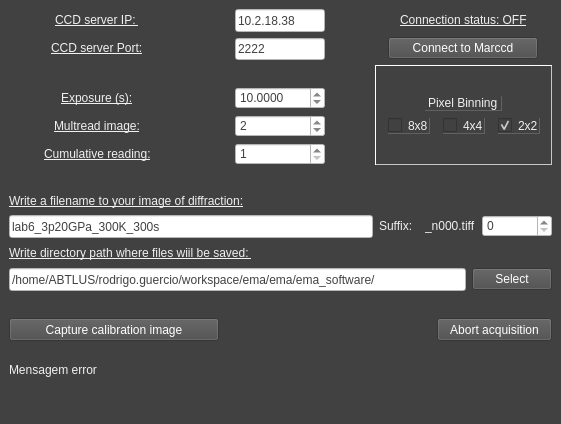
<?xml version="1.0" encoding="UTF-8"?>
<ui version="4.0">
 <class>Ui_MainWindow_marccd</class>
 <widget class="QMainWindow" name="Ui_MainWindow_marccd">
  <property name="geometry">
   <rect>
    <x>0</x>
    <y>0</y>
    <width>561</width>
    <height>424</height>
   </rect>
  </property>
  <property name="minimumSize">
   <size>
    <width>561</width>
    <height>424</height>
   </size>
  </property>
  <property name="maximumSize">
   <size>
    <width>561</width>
    <height>424</height>
   </size>
  </property>
  <property name="windowTitle">
   <string>MainWindow</string>
  </property>
  <property name="styleSheet">
   <string notr="true">background-color: rgb(65, 65, 65);</string>
  </property>
  <widget class="QWidget" name="centralwidget">
   <layout class="QGridLayout" name="gridLayout">
    <item row="0" column="0" rowspan="2">
     <layout class="QVBoxLayout" name="verticalLayout_2">
      <item alignment="Qt::AlignHCenter">
       <widget class="PyDMLabel" name="PyDMLabel">
        <property name="font">
         <font>
          <underline>true</underline>
         </font>
        </property>
        <property name="toolTip">
         <string/>
        </property>
        <property name="whatsThis">
         <string/>
        </property>
        <property name="styleSheet">
         <string notr="true">color: rgb(240, 240, 240);</string>
        </property>
        <property name="text">
         <string>CCD server IP: </string>
        </property>
       </widget>
      </item>
      <item alignment="Qt::AlignHCenter">
       <widget class="QLabel" name="PyDMLabel_IP">
        <property name="font">
         <font>
          <underline>true</underline>
         </font>
        </property>
        <property name="styleSheet">
         <string notr="true">color: rgb(240, 240, 240);</string>
        </property>
        <property name="text">
         <string>CCD server Port:</string>
        </property>
       </widget>
      </item>
      <item alignment="Qt::AlignHCenter">
       <widget class="PyDMDrawingLine" name="PyDMDrawingLine_11">
        <property name="minimumSize">
         <size>
          <width>15</width>
          <height>15</height>
         </size>
        </property>
        <property name="maximumSize">
         <size>
          <width>15</width>
          <height>15</height>
         </size>
        </property>
        <property name="toolTip">
         <string/>
        </property>
        <property name="whatsThis">
         <string>
    A widget with a line drawn in it.
    This class inherits from PyDMDrawing.

    Parameters
    ----------
    parent : QWidget
        The parent widget for the Label
    init_channel : str, optional
        The channel to be used by the widget.
    </string>
        </property>
        <property name="brush" stdset="0">
         <brush brushstyle="SolidPattern">
          <color alpha="255">
           <red>0</red>
           <green>240</green>
           <blue>240</blue>
          </color>
         </brush>
        </property>
       </widget>
      </item>
      <item alignment="Qt::AlignHCenter">
       <widget class="PyDMLabel" name="PyDMLabel_exposureOne">
        <property name="font">
         <font>
          <underline>true</underline>
         </font>
        </property>
        <property name="toolTip">
         <string/>
        </property>
        <property name="whatsThis">
         <string/>
        </property>
        <property name="styleSheet">
         <string notr="true">color: rgb(240, 240, 240);</string>
        </property>
        <property name="text">
         <string>Exposure (s):</string>
        </property>
       </widget>
      </item>
      <item alignment="Qt::AlignHCenter">
       <widget class="PyDMLabel" name="PyDMLabel_count">
        <property name="font">
         <font>
          <underline>true</underline>
         </font>
        </property>
        <property name="toolTip">
         <string/>
        </property>
        <property name="whatsThis">
         <string/>
        </property>
        <property name="styleSheet">
         <string notr="true">color: rgb(240, 240, 240);</string>
        </property>
        <property name="text">
         <string>Multread image:</string>
        </property>
       </widget>
      </item>
      <item alignment="Qt::AlignHCenter">
       <widget class="QLabel" name="label_cumulative">
        <property name="font">
         <font>
          <weight>50</weight>
          <bold>false</bold>
          <underline>true</underline>
         </font>
        </property>
        <property name="styleSheet">
         <string notr="true">color: rgb(240, 240, 240);</string>
        </property>
        <property name="text">
         <string>Cumulative reading:</string>
        </property>
       </widget>
      </item>
     </layout>
    </item>
    <item row="0" column="1" rowspan="2">
     <layout class="QVBoxLayout" name="verticalLayout">
      <item alignment="Qt::AlignHCenter">
       <widget class="QLineEdit" name="lineEdit_IP">
        <property name="minimumSize">
         <size>
          <width>90</width>
          <height>23</height>
         </size>
        </property>
        <property name="maximumSize">
         <size>
          <width>90</width>
          <height>23</height>
         </size>
        </property>
        <property name="styleSheet">
         <string notr="true">background-color: rgb(255, 255, 255);
color: rgb(65, 65, 65);</string>
        </property>
        <property name="text">
         <string>10.2.18.38</string>
        </property>
       </widget>
      </item>
      <item alignment="Qt::AlignHCenter">
       <widget class="QLineEdit" name="lineEdit_Port">
        <property name="minimumSize">
         <size>
          <width>90</width>
          <height>0</height>
         </size>
        </property>
        <property name="maximumSize">
         <size>
          <width>90</width>
          <height>16777215</height>
         </size>
        </property>
        <property name="styleSheet">
         <string notr="true">background-color: rgb(255, 255, 255);
color: rgb(65, 65, 65);</string>
        </property>
        <property name="text">
         <string>2222</string>
        </property>
       </widget>
      </item>
      <item alignment="Qt::AlignHCenter">
       <widget class="PyDMDrawingLine" name="PyDMDrawingLine_10">
        <property name="minimumSize">
         <size>
          <width>15</width>
          <height>15</height>
         </size>
        </property>
        <property name="maximumSize">
         <size>
          <width>15</width>
          <height>15</height>
         </size>
        </property>
        <property name="toolTip">
         <string/>
        </property>
        <property name="whatsThis">
         <string>
    A widget with a line drawn in it.
    This class inherits from PyDMDrawing.

    Parameters
    ----------
    parent : QWidget
        The parent widget for the Label
    init_channel : str, optional
        The channel to be used by the widget.
    </string>
        </property>
        <property name="brush" stdset="0">
         <brush brushstyle="SolidPattern">
          <color alpha="255">
           <red>0</red>
           <green>240</green>
           <blue>240</blue>
          </color>
         </brush>
        </property>
       </widget>
      </item>
      <item alignment="Qt::AlignHCenter">
       <widget class="QDoubleSpinBox" name="lineEdit_Exposureone">
        <property name="minimumSize">
         <size>
          <width>90</width>
          <height>0</height>
         </size>
        </property>
        <property name="maximumSize">
         <size>
          <width>90</width>
          <height>16777215</height>
         </size>
        </property>
        <property name="styleSheet">
         <string notr="true">background-color: rgb(255, 255, 255);
color: rgb(65, 65, 65);</string>
        </property>
        <property name="decimals">
         <number>4</number>
        </property>
        <property name="minimum">
         <double>0.000100000000000</double>
        </property>
        <property name="maximum">
         <double>100000.000000000000000</double>
        </property>
        <property name="value">
         <double>10.000000000000000</double>
        </property>
       </widget>
      </item>
      <item alignment="Qt::AlignHCenter">
       <widget class="QSpinBox" name="lineEdit_count">
        <property name="minimumSize">
         <size>
          <width>90</width>
          <height>0</height>
         </size>
        </property>
        <property name="maximumSize">
         <size>
          <width>90</width>
          <height>16777215</height>
         </size>
        </property>
        <property name="styleSheet">
         <string notr="true">background-color: rgb(255, 255, 255);
color: rgb(65, 65, 65);</string>
        </property>
        <property name="minimum">
         <number>1</number>
        </property>
        <property name="value">
         <number>2</number>
        </property>
       </widget>
      </item>
      <item alignment="Qt::AlignHCenter">
       <widget class="QSpinBox" name="spinBox_cumulative">
        <property name="minimumSize">
         <size>
          <width>90</width>
          <height>0</height>
         </size>
        </property>
        <property name="maximumSize">
         <size>
          <width>90</width>
          <height>16777215</height>
         </size>
        </property>
        <property name="styleSheet">
         <string notr="true">background-color: rgb(255, 255, 255);
color: rgb(65, 65, 65);</string>
        </property>
        <property name="minimum">
         <number>1</number>
        </property>
        <property name="maximum">
         <number>256</number>
        </property>
       </widget>
      </item>
     </layout>
    </item>
    <item row="0" column="2">
     <layout class="QGridLayout" name="gridLayout_12">
      <item row="0" column="0" alignment="Qt::AlignHCenter">
       <widget class="PyDMLabel" name="PyDMLabel_connectstatus">
        <property name="font">
         <font>
          <underline>true</underline>
         </font>
        </property>
        <property name="toolTip">
         <string/>
        </property>
        <property name="whatsThis">
         <string/>
        </property>
        <property name="styleSheet">
         <string notr="true">color: rgb(240, 240, 240);</string>
        </property>
        <property name="text">
         <string>Connection status: OFF</string>
        </property>
       </widget>
      </item>
      <item row="1" column="0" alignment="Qt::AlignHCenter">
       <widget class="PyDMPushButton" name="PyDMPushButton_connect">
        <property name="minimumSize">
         <size>
          <width>150</width>
          <height>0</height>
         </size>
        </property>
        <property name="maximumSize">
         <size>
          <width>150</width>
          <height>16777215</height>
         </size>
        </property>
        <property name="toolTip">
         <string/>
        </property>
        <property name="whatsThis">
         <string>
    Basic PushButton to send a fixed value.

    The PyDMPushButton is meant to hold a specific value, and send that value
    to a channel when it is clicked, much like the MessageButton does in EDM.
    The PyDMPushButton works in two different modes of operation, first, a
    fixed value can be given to the :attr:`.pressValue` attribute, whenever the
    button is clicked a signal containing this value will be sent to the
    connected channel. This is the default behavior of the button. However, if
    the :attr:`.relativeChange` is set to True, the fixed value will be added
    to the current value of the channel. This means that the button will
    increment a channel by a fixed amount with every click, a consistent
    relative move

    Parameters
    ----------
    parent : QObject, optional
        Parent of PyDMPushButton

    label : str, optional
        String to place on button

    icon : QIcon, optional
        An Icon to display on the PyDMPushButton

    pressValue : int, float, str
        Value to be sent when the button is clicked

    relative : bool, optional
        Choice to have the button perform a relative put, instead of always
        setting to an absolute value

    init_channel : str, optional
        ID of channel to manipulate

    </string>
        </property>
        <property name="styleSheet">
         <string notr="true">
background-color: rgb(75, 75, 75);
color: rgb(255, 255, 255);</string>
        </property>
        <property name="text">
         <string>Connect to Marccd</string>
        </property>
       </widget>
      </item>
     </layout>
    </item>
    <item row="1" column="2">
     <widget class="QWidget" name="binning" native="true">
      <property name="minimumSize">
       <size>
        <width>173</width>
        <height>58</height>
       </size>
      </property>
      <property name="maximumSize">
       <size>
        <width>1000</width>
        <height>100</height>
       </size>
      </property>
      <property name="styleSheet">
       <string notr="true">border-color: rgb(200, 200, 200);
border-width : 0.8px;
border-style:outset;</string>
      </property>
      <layout class="QGridLayout" name="gridLayout_3">
       <item row="1" column="0">
        <layout class="QGridLayout" name="gridLayout_8">
         <item row="1" column="0" alignment="Qt::AlignHCenter|Qt::AlignTop">
          <widget class="PyDMCheckbox" name="PyDMCheckbox_512">
           <property name="toolTip">
            <string/>
           </property>
           <property name="whatsThis">
            <string>
    A QCheckbox with support for Channels and more from PyDM

    Parameters
    ----------
    parent : QWidget
        The parent widget for the Label
    init_channel : str, optional
        The channel to be used by the widget.

    </string>
           </property>
           <property name="styleSheet">
            <string notr="true">color: rgb(240, 240, 240);
border-color: rgb(65, 65, 65);
border-width : 1.0px;
border-style:inset;</string>
           </property>
           <property name="text">
            <string>8x8</string>
           </property>
          </widget>
         </item>
         <item row="1" column="1" alignment="Qt::AlignHCenter|Qt::AlignTop">
          <widget class="PyDMCheckbox" name="PyDMCheckbox_1024">
           <property name="toolTip">
            <string/>
           </property>
           <property name="whatsThis">
            <string>
    A QCheckbox with support for Channels and more from PyDM

    Parameters
    ----------
    parent : QWidget
        The parent widget for the Label
    init_channel : str, optional
        The channel to be used by the widget.

    </string>
           </property>
           <property name="styleSheet">
            <string notr="true">color: rgb(240, 240, 240);
border-color: rgb(65, 65, 65);
border-width : 1.0px;
border-style:inset;</string>
           </property>
           <property name="text">
            <string>4x4</string>
           </property>
          </widget>
         </item>
         <item row="1" column="2" alignment="Qt::AlignHCenter|Qt::AlignTop">
          <widget class="PyDMCheckbox" name="PyDMCheckbox_2">
           <property name="toolTip">
            <string/>
           </property>
           <property name="whatsThis">
            <string>
    A QCheckbox with support for Channels and more from PyDM

    Parameters
    ----------
    parent : QWidget
        The parent widget for the Label
    init_channel : str, optional
        The channel to be used by the widget.

    </string>
           </property>
           <property name="autoFillBackground">
            <bool>false</bool>
           </property>
           <property name="styleSheet">
            <string notr="true">color: rgb(240, 240, 240);
border-color: rgb(65, 65, 65);
border-width : 1.0px;
border-style:inset;

</string>
           </property>
           <property name="text">
            <string>2x2</string>
           </property>
           <property name="checked">
            <bool>true</bool>
           </property>
          </widget>
         </item>
         <item row="0" column="0" colspan="3" alignment="Qt::AlignHCenter|Qt::AlignBottom">
          <widget class="PyDMLabel" name="PyDMLabel_size">
           <property name="toolTip">
            <string/>
           </property>
           <property name="whatsThis">
            <string/>
           </property>
           <property name="styleSheet">
            <string notr="true">color: rgb(240, 240, 240);
border-color: rgb(65, 65, 65);
border-width : 1.0px;
border-style:inset;</string>
           </property>
           <property name="text">
            <string>Pixel Binning</string>
           </property>
          </widget>
         </item>
        </layout>
       </item>
       <item row="2" column="0">
        <spacer name="verticalSpacer_3">
         <property name="orientation">
          <enum>Qt::Vertical</enum>
         </property>
         <property name="sizeHint" stdset="0">
          <size>
           <width>20</width>
           <height>40</height>
          </size>
         </property>
        </spacer>
       </item>
       <item row="0" column="0">
        <spacer name="verticalSpacer_2">
         <property name="orientation">
          <enum>Qt::Vertical</enum>
         </property>
         <property name="sizeHint" stdset="0">
          <size>
           <width>20</width>
           <height>40</height>
          </size>
         </property>
        </spacer>
       </item>
      </layout>
     </widget>
    </item>
    <item row="2" column="0" colspan="3">
     <widget class="PyDMDrawingLine" name="PyDMDrawingLine_8">
      <property name="minimumSize">
       <size>
        <width>0</width>
        <height>15</height>
       </size>
      </property>
      <property name="maximumSize">
       <size>
        <width>16777215</width>
        <height>15</height>
       </size>
      </property>
      <property name="toolTip">
       <string/>
      </property>
      <property name="whatsThis">
       <string>
    A widget with a line drawn in it.
    This class inherits from PyDMDrawing.

    Parameters
    ----------
    parent : QWidget
        The parent widget for the Label
    init_channel : str, optional
        The channel to be used by the widget.
    </string>
      </property>
      <property name="brush" stdset="0">
       <brush brushstyle="SolidPattern">
        <color alpha="255">
         <red>0</red>
         <green>240</green>
         <blue>240</blue>
        </color>
       </brush>
      </property>
     </widget>
    </item>
    <item row="5" column="0" colspan="3">
     <widget class="PyDMDrawingLine" name="PyDMDrawingLine_5">
      <property name="minimumSize">
       <size>
        <width>0</width>
        <height>15</height>
       </size>
      </property>
      <property name="maximumSize">
       <size>
        <width>16777215</width>
        <height>15</height>
       </size>
      </property>
      <property name="toolTip">
       <string/>
      </property>
      <property name="whatsThis">
       <string>
    A widget with a line drawn in it.
    This class inherits from PyDMDrawing.

    Parameters
    ----------
    parent : QWidget
        The parent widget for the Label
    init_channel : str, optional
        The channel to be used by the widget.
    </string>
      </property>
      <property name="brush" stdset="0">
       <brush brushstyle="SolidPattern">
        <color alpha="255">
         <red>0</red>
         <green>240</green>
         <blue>240</blue>
        </color>
       </brush>
      </property>
     </widget>
    </item>
    <item row="6" column="0" colspan="3">
     <layout class="QHBoxLayout" name="horizontalLayout">
      <item>
       <widget class="PyDMPushButton" name="PyDMPushButton_imagesequence">
        <property name="minimumSize">
         <size>
          <width>210</width>
          <height>23</height>
         </size>
        </property>
        <property name="maximumSize">
         <size>
          <width>210</width>
          <height>23</height>
         </size>
        </property>
        <property name="toolTip">
         <string/>
        </property>
        <property name="whatsThis">
         <string>
    Basic PushButton to send a fixed value.

    The PyDMPushButton is meant to hold a specific value, and send that value
    to a channel when it is clicked, much like the MessageButton does in EDM.
    The PyDMPushButton works in two different modes of operation, first, a
    fixed value can be given to the :attr:`.pressValue` attribute, whenever the
    button is clicked a signal containing this value will be sent to the
    connected channel. This is the default behavior of the button. However, if
    the :attr:`.relativeChange` is set to True, the fixed value will be added
    to the current value of the channel. This means that the button will
    increment a channel by a fixed amount with every click, a consistent
    relative move

    Parameters
    ----------
    parent : QObject, optional
        Parent of PyDMPushButton

    label : str, optional
        String to place on button

    icon : QIcon, optional
        An Icon to display on the PyDMPushButton

    pressValue : int, float, str
        Value to be sent when the button is clicked

    relative : bool, optional
        Choice to have the button perform a relative put, instead of always
        setting to an absolute value

    init_channel : str, optional
        ID of channel to manipulate

    </string>
        </property>
        <property name="styleSheet">
         <string notr="true">color: rgb(255, 255, 255);
background-color: rgb(75, 75, 75);</string>
        </property>
        <property name="text">
         <string>Capture calibration image</string>
        </property>
       </widget>
      </item>
      <item>
       <spacer name="horizontalSpacer">
        <property name="orientation">
         <enum>Qt::Horizontal</enum>
        </property>
        <property name="sizeHint" stdset="0">
         <size>
          <width>318</width>
          <height>20</height>
         </size>
        </property>
       </spacer>
      </item>
      <item>
       <widget class="PyDMPushButton" name="PyDMPushButton_abort">
        <property name="minimumSize">
         <size>
          <width>115</width>
          <height>23</height>
         </size>
        </property>
        <property name="maximumSize">
         <size>
          <width>115</width>
          <height>23</height>
         </size>
        </property>
        <property name="toolTip">
         <string/>
        </property>
        <property name="whatsThis">
         <string>
    Basic PushButton to send a fixed value.

    The PyDMPushButton is meant to hold a specific value, and send that value
    to a channel when it is clicked, much like the MessageButton does in EDM.
    The PyDMPushButton works in two different modes of operation, first, a
    fixed value can be given to the :attr:`.pressValue` attribute, whenever the
    button is clicked a signal containing this value will be sent to the
    connected channel. This is the default behavior of the button. However, if
    the :attr:`.relativeChange` is set to True, the fixed value will be added
    to the current value of the channel. This means that the button will
    increment a channel by a fixed amount with every click, a consistent
    relative move

    Parameters
    ----------
    parent : QObject, optional
        Parent of PyDMPushButton

    label : str, optional
        String to place on button

    icon : QIcon, optional
        An Icon to display on the PyDMPushButton

    pressValue : int, float, str
        Value to be sent when the button is clicked

    relative : bool, optional
        Choice to have the button perform a relative put, instead of always
        setting to an absolute value

    init_channel : str, optional
        ID of channel to manipulate

    </string>
        </property>
        <property name="styleSheet">
         <string notr="true">color: rgb(255, 255, 255);
background-color: rgb(75, 75, 75);</string>
        </property>
        <property name="text">
         <string>Abort acquisition</string>
        </property>
       </widget>
      </item>
     </layout>
    </item>
    <item row="3" column="0" colspan="3">
     <layout class="QGridLayout" name="gridLayout_10">
      <item row="0" column="0">
       <widget class="PyDMLabel" name="PyDMLabel_Filename_2">
        <property name="font">
         <font>
          <underline>true</underline>
         </font>
        </property>
        <property name="toolTip">
         <string/>
        </property>
        <property name="whatsThis">
         <string/>
        </property>
        <property name="styleSheet">
         <string notr="true">color: rgb(240, 240, 240);</string>
        </property>
        <property name="text">
         <string>Write a filename to your image of diffraction:</string>
        </property>
       </widget>
      </item>
      <item row="1" column="0">
       <layout class="QHBoxLayout" name="horizontalLayout_3">
        <item>
         <widget class="QLineEdit" name="lineEdit_filename_2">
          <property name="minimumSize">
           <size>
            <width>100</width>
            <height>23</height>
           </size>
          </property>
          <property name="maximumSize">
           <size>
            <width>400</width>
            <height>23</height>
           </size>
          </property>
          <property name="styleSheet">
           <string notr="true">background-color: rgb(255, 255, 255);
color: rgb(65, 65, 65);</string>
          </property>
          <property name="text">
           <string>lab6_3p20GPa_300K_300s</string>
          </property>
         </widget>
        </item>
        <item>
         <layout class="QGridLayout" name="gridLayout_5">
          <item row="0" column="0" alignment="Qt::AlignRight">
           <widget class="QLabel" name="label_2">
            <property name="minimumSize">
             <size>
              <width>40</width>
              <height>16</height>
             </size>
            </property>
            <property name="maximumSize">
             <size>
              <width>40</width>
              <height>16</height>
             </size>
            </property>
            <property name="styleSheet">
             <string notr="true">color: rgb(240, 240, 240);</string>
            </property>
            <property name="text">
             <string>Suffix:</string>
            </property>
           </widget>
          </item>
          <item row="0" column="3" alignment="Qt::AlignLeft">
           <widget class="QSpinBox" name="spinBox_filename_2">
            <property name="minimumSize">
             <size>
              <width>70</width>
              <height>0</height>
             </size>
            </property>
            <property name="maximumSize">
             <size>
              <width>70</width>
              <height>16777215</height>
             </size>
            </property>
            <property name="styleSheet">
             <string notr="true">background-color: rgb(255, 255, 255);
color: rgb(65, 65, 65);</string>
            </property>
            <property name="maximum">
             <number>999</number>
            </property>
           </widget>
          </item>
          <item row="0" column="1" colspan="2" alignment="Qt::AlignHCenter">
           <widget class="QLabel" name="sufix_2">
            <property name="minimumSize">
             <size>
              <width>0</width>
              <height>0</height>
             </size>
            </property>
            <property name="maximumSize">
             <size>
              <width>400</width>
              <height>16777215</height>
             </size>
            </property>
            <property name="styleSheet">
             <string notr="true">color: rgb(240, 240, 240);</string>
            </property>
            <property name="text">
             <string>_n000.tiff</string>
            </property>
           </widget>
          </item>
         </layout>
        </item>
       </layout>
      </item>
     </layout>
    </item>
    <item row="4" column="0" colspan="3">
     <layout class="QGridLayout" name="gridLayout_11">
      <item row="1" column="0">
       <widget class="QLineEdit" name="lineEdit_path_2">
        <property name="minimumSize">
         <size>
          <width>0</width>
          <height>23</height>
         </size>
        </property>
        <property name="maximumSize">
         <size>
          <width>16777215</width>
          <height>23</height>
         </size>
        </property>
        <property name="styleSheet">
         <string notr="true">background-color: rgb(255, 255, 255);
color: rgb(65, 65, 65);</string>
        </property>
        <property name="text">
         <string>/home/ABTLUS/rodrigo.guercio/workspace/ema/ema/ema_software/</string>
        </property>
       </widget>
      </item>
      <item row="1" column="1">
       <widget class="PyDMPushButton" name="PyDMPushButtonSelect_2">
        <property name="toolTip">
         <string/>
        </property>
        <property name="whatsThis">
         <string>
    Basic PushButton to send a fixed value.

    The PyDMPushButton is meant to hold a specific value, and send that value
    to a channel when it is clicked, much like the MessageButton does in EDM.
    The PyDMPushButton works in two different modes of operation, first, a
    fixed value can be given to the :attr:`.pressValue` attribute, whenever the
    button is clicked a signal containing this value will be sent to the
    connected channel. This is the default behavior of the button. However, if
    the :attr:`.relativeChange` is set to True, the fixed value will be added
    to the current value of the channel. This means that the button will
    increment a channel by a fixed amount with every click, a consistent
    relative move

    Parameters
    ----------
    parent : QObject, optional
        Parent of PyDMPushButton

    label : str, optional
        String to place on button

    icon : QIcon, optional
        An Icon to display on the PyDMPushButton

    pressValue : int, float, str
        Value to be sent when the button is clicked

    relative : bool, optional
        Choice to have the button perform a relative put, instead of always
        setting to an absolute value

    init_channel : str, optional
        ID of channel to manipulate

    </string>
        </property>
        <property name="styleSheet">
         <string notr="true">color: rgb(255, 255, 255);
background-color: rgb(75, 75, 75);</string>
        </property>
        <property name="text">
         <string>Select</string>
        </property>
       </widget>
      </item>
      <item row="0" column="0" colspan="2">
       <widget class="PyDMLabel" name="PyDMLabel_path_2">
        <property name="font">
         <font>
          <underline>true</underline>
         </font>
        </property>
        <property name="toolTip">
         <string/>
        </property>
        <property name="whatsThis">
         <string/>
        </property>
        <property name="styleSheet">
         <string notr="true">color: rgb(240, 240, 240);</string>
        </property>
        <property name="text">
         <string>Write directory path where files wiil be saved: </string>
        </property>
       </widget>
      </item>
     </layout>
    </item>
    <item row="7" column="0" colspan="3">
     <widget class="PyDMLabel" name="PyDMLabel_msgerror">
      <property name="minimumSize">
       <size>
        <width>299</width>
        <height>0</height>
       </size>
      </property>
      <property name="maximumSize">
       <size>
        <width>800</width>
        <height>16777215</height>
       </size>
      </property>
      <property name="toolTip">
       <string/>
      </property>
      <property name="whatsThis">
       <string/>
      </property>
      <property name="styleSheet">
       <string notr="true">color: rgb(240, 240, 240);</string>
      </property>
      <property name="text">
       <string>Mensagem error</string>
      </property>
     </widget>
    </item>
   </layout>
  </widget>
  <widget class="QMenuBar" name="menubar">
   <property name="geometry">
    <rect>
     <x>0</x>
     <y>0</y>
     <width>561</width>
     <height>20</height>
    </rect>
   </property>
  </widget>
  <widget class="QStatusBar" name="statusbar"/>
 </widget>
 <customwidgets>
  <customwidget>
   <class>PyDMPushButton</class>
   <extends>QPushButton</extends>
   <header>pydm.widgets.pushbutton</header>
  </customwidget>
  <customwidget>
   <class>PyDMCheckbox</class>
   <extends>QCheckBox</extends>
   <header>pydm.widgets.checkbox</header>
  </customwidget>
  <customwidget>
   <class>PyDMDrawingLine</class>
   <extends>QWidget</extends>
   <header>pydm.widgets.drawing</header>
  </customwidget>
  <customwidget>
   <class>PyDMLabel</class>
   <extends>QLabel</extends>
   <header>pydm.widgets.label</header>
  </customwidget>
 </customwidgets>
 <resources/>
 <connections/>
</ui>
